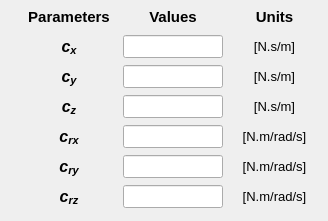
       <widget class="QWidget" name="tab_damper">
        <attribute name="title">
         <string>Damper</string>
        </attribute>
        <widget class="QWidget" name="gridLayoutWidget_7">
         <property name="geometry">
          <rect>
           <x>24</x>
           <y>2</y>
           <width>295</width>
           <height>210</height>
          </rect>
         </property>
         <layout class="QGridLayout" name="gridLayout_7">
          <property name="leftMargin">
           <number>0</number>
          </property>
          <property name="topMargin">
           <number>3</number>
          </property>
          <property name="bottomMargin">
           <number>4</number>
          </property>
          <property name="horizontalSpacing">
           <number>9</number>
          </property>
          <property name="verticalSpacing">
           <number>7</number>
          </property>
          <item row="2" column="0">
           <widget class="QLabel" name="label_85">
            <property name="enabled">
             <bool>true</bool>
            </property>
            <property name="minimumSize">
             <size>
              <width>90</width>
              <height>23</height>
             </size>
            </property>
            <property name="maximumSize">
             <size>
              <width>90</width>
              <height>23</height>
             </size>
            </property>
            <property name="font">
             <font>
              <family>Arial</family>
              <pointsize>11</pointsize>
              <weight>75</weight>
              <italic>true</italic>
              <bold>true</bold>
             </font>
            </property>
            <property name="mouseTracking">
             <bool>true</bool>
            </property>
            <property name="text">
             <string>&lt;html&gt;&lt;head/&gt;&lt;body&gt;&lt;p align=&quot;center&quot;&gt;&lt;span style=&quot; font-size:12pt;&quot;&gt;c&lt;/span&gt;&lt;span style=&quot; font-size:12pt; vertical-align:sub;&quot;&gt;y&lt;/span&gt;&lt;/p&gt;&lt;/body&gt;&lt;/html&gt;</string>
            </property>
            <property name="alignment">
             <set>Qt::AlignCenter</set>
            </property>
           </widget>
          </item>
          <item row="5" column="1">
           <widget class="QLineEdit" name="lineEdit_Cry">
            <property name="enabled">
             <bool>true</bool>
            </property>
            <property name="minimumSize">
             <size>
              <width>100</width>
              <height>23</height>
             </size>
            </property>
            <property name="maximumSize">
             <size>
              <width>100</width>
              <height>23</height>
             </size>
            </property>
            <property name="font">
             <font>
              <family>Arial</family>
              <pointsize>11</pointsize>
              <weight>75</weight>
              <italic>true</italic>
              <bold>true</bold>
             </font>
            </property>
            <property name="styleSheet">
             <string notr="true">color: rgb(255, 0, 0);</string>
            </property>
            <property name="alignment">
             <set>Qt::AlignCenter</set>
            </property>
           </widget>
          </item>
          <item row="6" column="1">
           <widget class="QLineEdit" name="lineEdit_Crz">
            <property name="enabled">
             <bool>true</bool>
            </property>
            <property name="minimumSize">
             <size>
              <width>100</width>
              <height>23</height>
             </size>
            </property>
            <property name="maximumSize">
             <size>
              <width>100</width>
              <height>23</height>
             </size>
            </property>
            <property name="font">
             <font>
              <family>Arial</family>
              <pointsize>11</pointsize>
              <weight>75</weight>
              <italic>true</italic>
              <bold>true</bold>
             </font>
            </property>
            <property name="styleSheet">
             <string notr="true">color: rgb(255, 0, 0);</string>
            </property>
            <property name="alignment">
             <set>Qt::AlignCenter</set>
            </property>
           </widget>
          </item>
          <item row="3" column="0">
           <widget class="QLabel" name="label_92">
            <property name="enabled">
             <bool>true</bool>
            </property>
            <property name="minimumSize">
             <size>
              <width>90</width>
              <height>23</height>
             </size>
            </property>
            <property name="maximumSize">
             <size>
              <width>90</width>
              <height>23</height>
             </size>
            </property>
            <property name="font">
             <font>
              <family>Arial</family>
              <pointsize>11</pointsize>
              <weight>75</weight>
              <italic>true</italic>
              <bold>true</bold>
             </font>
            </property>
            <property name="mouseTracking">
             <bool>true</bool>
            </property>
            <property name="text">
             <string>&lt;html&gt;&lt;head/&gt;&lt;body&gt;&lt;p align=&quot;center&quot;&gt;&lt;span style=&quot; font-size:12pt;&quot;&gt;c&lt;/span&gt;&lt;span style=&quot; font-size:12pt; vertical-align:sub;&quot;&gt;z&lt;/span&gt;&lt;/p&gt;&lt;/body&gt;&lt;/html&gt;</string>
            </property>
            <property name="alignment">
             <set>Qt::AlignCenter</set>
            </property>
           </widget>
          </item>
          <item row="2" column="1">
           <widget class="QLineEdit" name="lineEdit_Cy">
            <property name="enabled">
             <bool>true</bool>
            </property>
            <property name="minimumSize">
             <size>
              <width>100</width>
              <height>23</height>
             </size>
            </property>
            <property name="maximumSize">
             <size>
              <width>100</width>
              <height>23</height>
             </size>
            </property>
            <property name="font">
             <font>
              <family>Arial</family>
              <pointsize>11</pointsize>
              <weight>75</weight>
              <italic>true</italic>
              <bold>true</bold>
             </font>
            </property>
            <property name="styleSheet">
             <string notr="true">color: rgb(255, 0, 0);</string>
            </property>
            <property name="alignment">
             <set>Qt::AlignCenter</set>
            </property>
           </widget>
          </item>
          <item row="1" column="1">
           <widget class="QLineEdit" name="lineEdit_Cx">
            <property name="enabled">
             <bool>true</bool>
            </property>
            <property name="minimumSize">
             <size>
              <width>100</width>
              <height>23</height>
             </size>
            </property>
            <property name="maximumSize">
             <size>
              <width>100</width>
              <height>23</height>
             </size>
            </property>
            <property name="font">
             <font>
              <family>Arial</family>
              <pointsize>11</pointsize>
              <weight>75</weight>
              <italic>true</italic>
              <bold>true</bold>
             </font>
            </property>
            <property name="styleSheet">
             <string notr="true">color: rgb(255, 0, 0);</string>
            </property>
            <property name="alignment">
             <set>Qt::AlignCenter</set>
            </property>
           </widget>
          </item>
          <item row="3" column="1">
           <widget class="QLineEdit" name="lineEdit_Cz">
            <property name="enabled">
             <bool>true</bool>
            </property>
            <property name="minimumSize">
             <size>
              <width>100</width>
              <height>23</height>
             </size>
            </property>
            <property name="maximumSize">
             <size>
              <width>100</width>
              <height>23</height>
             </size>
            </property>
            <property name="font">
             <font>
              <family>Arial</family>
              <pointsize>11</pointsize>
              <weight>75</weight>
              <italic>true</italic>
              <bold>true</bold>
             </font>
            </property>
            <property name="styleSheet">
             <string notr="true">color: rgb(255, 0, 0);</string>
            </property>
            <property name="alignment">
             <set>Qt::AlignCenter</set>
            </property>
           </widget>
          </item>
          <item row="4" column="1">
           <widget class="QLineEdit" name="lineEdit_Crx">
            <property name="enabled">
             <bool>true</bool>
            </property>
            <property name="minimumSize">
             <size>
              <width>100</width>
              <height>23</height>
             </size>
            </property>
            <property name="maximumSize">
             <size>
              <width>100</width>
              <height>23</height>
             </size>
            </property>
            <property name="font">
             <font>
              <family>Arial</family>
              <pointsize>11</pointsize>
              <weight>75</weight>
              <italic>true</italic>
              <bold>true</bold>
             </font>
            </property>
            <property name="styleSheet">
             <string notr="true">color: rgb(255, 0, 0);</string>
            </property>
            <property name="alignment">
             <set>Qt::AlignCenter</set>
            </property>
           </widget>
          </item>
          <item row="4" column="0">
           <widget class="QLabel" name="label_94">
            <property name="enabled">
             <bool>true</bool>
            </property>
            <property name="minimumSize">
             <size>
              <width>90</width>
              <height>23</height>
             </size>
            </property>
            <property name="maximumSize">
             <size>
              <width>90</width>
              <height>23</height>
             </size>
            </property>
            <property name="font">
             <font>
              <family>Arial</family>
              <pointsize>11</pointsize>
              <weight>75</weight>
              <italic>true</italic>
              <bold>true</bold>
             </font>
            </property>
            <property name="text">
             <string>&lt;html&gt;&lt;head/&gt;&lt;body&gt;&lt;p align=&quot;center&quot;&gt;&lt;span style=&quot; font-size:12pt;&quot;&gt;c&lt;/span&gt;&lt;span style=&quot; font-size:12pt; vertical-align:sub;&quot;&gt;rx&lt;/span&gt;&lt;/p&gt;&lt;/body&gt;&lt;/html&gt;</string>
            </property>
            <property name="alignment">
             <set>Qt::AlignCenter</set>
            </property>
           </widget>
          </item>
          <item row="0" column="2">
           <widget class="QLabel" name="label_7">
            <property name="minimumSize">
             <size>
              <width>85</width>
              <height>23</height>
             </size>
            </property>
            <property name="maximumSize">
             <size>
              <width>85</width>
              <height>23</height>
             </size>
            </property>
            <property name="font">
             <font>
              <family>Arial</family>
              <pointsize>11</pointsize>
              <weight>75</weight>
              <italic>false</italic>
              <bold>true</bold>
             </font>
            </property>
            <property name="text">
             <string>Units</string>
            </property>
            <property name="alignment">
             <set>Qt::AlignCenter</set>
            </property>
           </widget>
          </item>
          <item row="1" column="2">
           <widget class="QLabel" name="label_17">
            <property name="minimumSize">
             <size>
              <width>85</width>
              <height>23</height>
             </size>
            </property>
            <property name="maximumSize">
             <size>
              <width>85</width>
              <height>23</height>
             </size>
            </property>
            <property name="font">
             <font>
              <pointsize>10</pointsize>
             </font>
            </property>
            <property name="text">
             <string>[N.s/m]</string>
            </property>
            <property name="alignment">
             <set>Qt::AlignCenter</set>
            </property>
           </widget>
          </item>
          <item row="0" column="1">
           <widget class="QLabel" name="label_95">
            <property name="enabled">
             <bool>true</bool>
            </property>
            <property name="minimumSize">
             <size>
              <width>100</width>
              <height>23</height>
             </size>
            </property>
            <property name="maximumSize">
             <size>
              <width>100</width>
              <height>23</height>
             </size>
            </property>
            <property name="font">
             <font>
              <family>Arial</family>
              <pointsize>11</pointsize>
              <weight>75</weight>
              <italic>false</italic>
              <bold>true</bold>
             </font>
            </property>
            <property name="frameShape">
             <enum>QFrame::NoFrame</enum>
            </property>
            <property name="frameShadow">
             <enum>QFrame::Plain</enum>
            </property>
            <property name="text">
             <string>Values</string>
            </property>
            <property name="alignment">
             <set>Qt::AlignCenter</set>
            </property>
           </widget>
          </item>
          <item row="1" column="0">
           <widget class="QLabel" name="label_96">
            <property name="enabled">
             <bool>true</bool>
            </property>
            <property name="minimumSize">
             <size>
              <width>90</width>
              <height>23</height>
             </size>
            </property>
            <property name="maximumSize">
             <size>
              <width>90</width>
              <height>23</height>
             </size>
            </property>
            <property name="font">
             <font>
              <family>Arial</family>
              <pointsize>11</pointsize>
              <weight>75</weight>
              <italic>true</italic>
              <bold>true</bold>
             </font>
            </property>
            <property name="mouseTracking">
             <bool>true</bool>
            </property>
            <property name="text">
             <string>&lt;html&gt;&lt;head/&gt;&lt;body&gt;&lt;p align=&quot;center&quot;&gt;&lt;span style=&quot; font-size:12pt;&quot;&gt;c&lt;/span&gt;&lt;span style=&quot; font-size:12pt; vertical-align:sub;&quot;&gt;x&lt;/span&gt;&lt;/p&gt;&lt;/body&gt;&lt;/html&gt;</string>
            </property>
            <property name="alignment">
             <set>Qt::AlignCenter</set>
            </property>
           </widget>
          </item>
          <item row="0" column="0">
           <widget class="QLabel" name="label_8">
            <property name="minimumSize">
             <size>
              <width>90</width>
              <height>23</height>
             </size>
            </property>
            <property name="maximumSize">
             <size>
              <width>90</width>
              <height>23</height>
             </size>
            </property>
            <property name="font">
             <font>
              <family>Arial</family>
              <pointsize>11</pointsize>
              <weight>75</weight>
              <italic>false</italic>
              <bold>true</bold>
             </font>
            </property>
            <property name="text">
             <string>Parameters</string>
            </property>
            <property name="alignment">
             <set>Qt::AlignCenter</set>
            </property>
           </widget>
          </item>
          <item row="2" column="2">
           <widget class="QLabel" name="label_19">
            <property name="minimumSize">
             <size>
              <width>85</width>
              <height>23</height>
             </size>
            </property>
            <property name="maximumSize">
             <size>
              <width>85</width>
              <height>23</height>
             </size>
            </property>
            <property name="font">
             <font>
              <pointsize>10</pointsize>
             </font>
            </property>
            <property name="text">
             <string>[N.s/m]</string>
            </property>
            <property name="alignment">
             <set>Qt::AlignCenter</set>
            </property>
           </widget>
          </item>
          <item row="3" column="2">
           <widget class="QLabel" name="label_97">
            <property name="minimumSize">
             <size>
              <width>85</width>
              <height>23</height>
             </size>
            </property>
            <property name="maximumSize">
             <size>
              <width>85</width>
              <height>23</height>
             </size>
            </property>
            <property name="font">
             <font>
              <pointsize>10</pointsize>
             </font>
            </property>
            <property name="text">
             <string>[N.s/m]</string>
            </property>
            <property name="alignment">
             <set>Qt::AlignCenter</set>
            </property>
           </widget>
          </item>
          <item row="4" column="2">
           <widget class="QLabel" name="label_98">
            <property name="minimumSize">
             <size>
              <width>85</width>
              <height>23</height>
             </size>
            </property>
            <property name="maximumSize">
             <size>
              <width>85</width>
              <height>23</height>
             </size>
            </property>
            <property name="font">
             <font>
              <pointsize>10</pointsize>
             </font>
            </property>
            <property name="text">
             <string>[N.m/rad/s]</string>
            </property>
            <property name="alignment">
             <set>Qt::AlignCenter</set>
            </property>
           </widget>
          </item>
          <item row="5" column="2">
           <widget class="QLabel" name="label_99">
            <property name="minimumSize">
             <size>
              <width>85</width>
              <height>23</height>
             </size>
            </property>
            <property name="maximumSize">
             <size>
              <width>85</width>
              <height>23</height>
             </size>
            </property>
            <property name="font">
             <font>
              <pointsize>10</pointsize>
             </font>
            </property>
            <property name="text">
             <string>[N.m/rad/s]</string>
            </property>
            <property name="alignment">
             <set>Qt::AlignCenter</set>
            </property>
           </widget>
          </item>
          <item row="6" column="2">
           <widget class="QLabel" name="label_100">
            <property name="minimumSize">
             <size>
              <width>85</width>
              <height>23</height>
             </size>
            </property>
            <property name="maximumSize">
             <size>
              <width>85</width>
              <height>23</height>
             </size>
            </property>
            <property name="font">
             <font>
              <pointsize>10</pointsize>
             </font>
            </property>
            <property name="text">
             <string>[N.m/rad/s]</string>
            </property>
            <property name="alignment">
             <set>Qt::AlignCenter</set>
            </property>
           </widget>
          </item>
          <item row="5" column="0">
           <widget class="QLabel" name="label_105">
            <property name="enabled">
             <bool>true</bool>
            </property>
            <property name="minimumSize">
             <size>
              <width>90</width>
              <height>23</height>
             </size>
            </property>
            <property name="maximumSize">
             <size>
              <width>90</width>
              <height>23</height>
             </size>
            </property>
            <property name="font">
             <font>
              <family>Arial</family>
              <pointsize>11</pointsize>
              <weight>75</weight>
              <italic>true</italic>
              <bold>true</bold>
             </font>
            </property>
            <property name="text">
             <string>&lt;html&gt;&lt;head/&gt;&lt;body&gt;&lt;p align=&quot;center&quot;&gt;&lt;span style=&quot; font-size:12pt;&quot;&gt;c&lt;/span&gt;&lt;span style=&quot; font-size:12pt; vertical-align:sub;&quot;&gt;ry&lt;/span&gt;&lt;/p&gt;&lt;/body&gt;&lt;/html&gt;</string>
            </property>
            <property name="alignment">
             <set>Qt::AlignCenter</set>
            </property>
           </widget>
          </item>
          <item row="6" column="0">
           <widget class="QLabel" name="label_106">
            <property name="enabled">
             <bool>true</bool>
            </property>
            <property name="minimumSize">
             <size>
              <width>90</width>
              <height>23</height>
             </size>
            </property>
            <property name="maximumSize">
             <size>
              <width>90</width>
              <height>23</height>
             </size>
            </property>
            <property name="font">
             <font>
              <family>Arial</family>
              <pointsize>11</pointsize>
              <weight>75</weight>
              <italic>true</italic>
              <bold>true</bold>
             </font>
            </property>
            <property name="text">
             <string>&lt;html&gt;&lt;head/&gt;&lt;body&gt;&lt;p align=&quot;center&quot;&gt;&lt;span style=&quot; font-size:12pt;&quot;&gt;c&lt;/span&gt;&lt;span style=&quot; font-size:12pt; vertical-align:sub;&quot;&gt;rz&lt;/span&gt;&lt;/p&gt;&lt;/body&gt;&lt;/html&gt;</string>
            </property>
            <property name="alignment">
             <set>Qt::AlignCenter</set>
            </property>
           </widget>
          </item>
         </layout>
        </widget>
       </widget>
